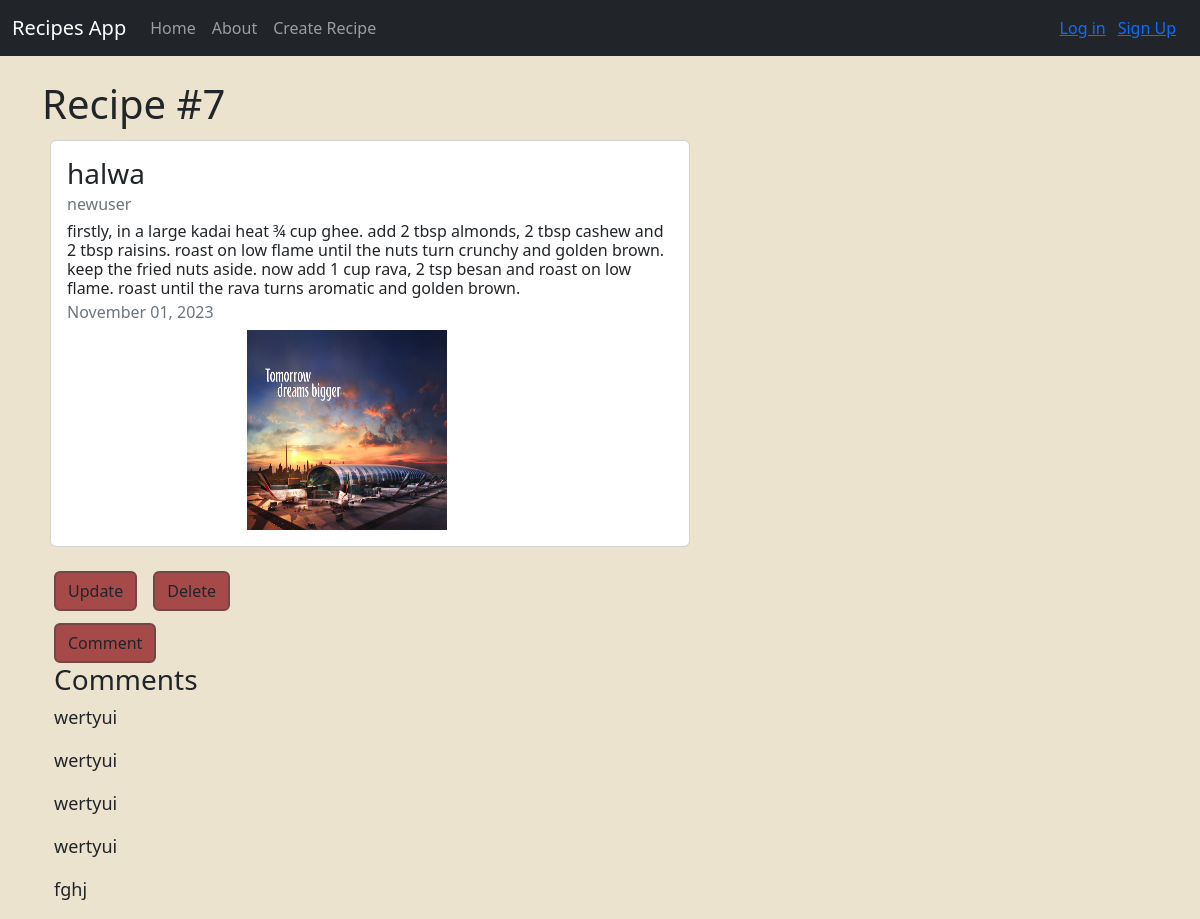
The page /recipes/7/ on the database its author committed.
### recipes/models.py (models this page shows, shortened)
class Recipe(models.Model):
    title = models.CharField(max_length=100)
    description = models.TextField()
    auther = models.ForeignKey(User,on_delete=models.CASCADE)
    image = models.ImageField(upload_to='images',blank=True,null=True, default ='cooking.jpg')
    created_at = models.DateTimeField(auto_now_add=True)
    updated_at = models.DateTimeField(auto_now=True)

class Comment(models.Model):
    recipe = models.ForeignKey(Recipe,on_delete=models.CASCADE)
    comment = models.CharField(max_length=100)

### recipes/views.py (the view)
# urls.py: path('recipes/<int:pk>/',views.recipeDetailView,name = 'recipes-detail'),
def recipeDetailView(request,pk):
    recipe = models.Recipe.objects.get(id=pk)
    comment=models.Comment.objects.filter(recipe=pk)
    context = {
        'object' : recipe,
        'comments':comment
    }
    return render(request,"recipes/recipe_detail.html",context)

### recipes/templates/recipes/recipe_detail.html
{% extends 'recipes/base.html' %}
{% load static %}
    {% block content %}
    <link rel="stylesheet" href="{% static 'home.css' %}">
    <h1>Recipe #{{object.id}}</h1>
    <div class="card" style="width: 40rem;">
        <div class="card-body">
          <h3 class="card-title">{{object.title}}</h3>
          <h6 class="card-subtitle mb-2 text-muted">{{object.auther}}</h6>
          <h6 class="card-text">{{object.description}}</h6>
          <h6 class="card-subtitle mb-2 text-muted">{{object.updated_at|date:"F d, Y"}}</h6>
          <img src="{{object.image.url}}" alt="Recipe Image">
        </div>
      </div>
      <div class="col-4">
        <a id="button1" class="btn" href="{% url 'recipes-update' object.id %}">Update</a>
        <a id="button2" class="btn" href="{% url 'recipes-delete' object.id %}">Delete</a>
      </div>
      <div class="link">
        <a id="button3" class="btn " href="{% url 'recipes-comment' object.id %}">Comment</a>
      </div>
      <div class="Comments">
      <h3 id="head">Comments</h3>
      {% for comment in comments %}
      <div class="comm">
         <p>{{comment.comment}}</p>
      </div>
      {% endfor %}
    </div>
    {% endblock content %}

### recipes/static/style.css (style rules this page uses)
* { margin: 0; padding: 0; }
body { background-color:rgb(236, 227, 206); }
#button1 { margin-left: 1vw ; margin-top: 1vw; border: 2px rgb(116, 71, 71) solid; }
#button2 { margin-left: 1vw ; margin-top: 1vw; border: 2px rgb(116, 71, 71) solid; }
#button3 { margin-left: 1vw ; margin-top: 1vw; border: 2px rgb(116, 71, 71) solid; }
p { font-size: large; margin-left: 1vw; }
#head { margin-left: 1vw; }
.card { margin: 1vw 1vh; }

### recipes/static/home.css (style rules this page uses)
* { margin: 0; padding: 0; }
.card { display: flex; flex-direction: column; width: 30vw; margin: 1vw 1vh; }
img { width: 200px; height: 200px; background-size: contain; margin-left: 180px; }
.btn { border: 2px rgb(153, 73, 73) solid; background-color: rgb(165, 73, 73); }

### rows shown on the page
Recipe: id "7", title "halwa", auther "newuser", description "firstly, in a large kadai heat ¾ cup ghee. add 2 tbsp almonds, 2 tbsp cashew and 2 tbsp raisins. roast on low flame until the nuts turn crunchy and golden brown. keep the fried nuts aside. now add 1 cup rava, 2 tsp besan and roast on low flame. roast until the rava turns aromatic and golden brown.", updated_at "November 01, 2023", image (picture)
Comment: comment "wertyui"
Comment: comment "wertyui"
Comment: comment "wertyui"
Comment: comment "wertyui"
Comment: comment "fghj"
